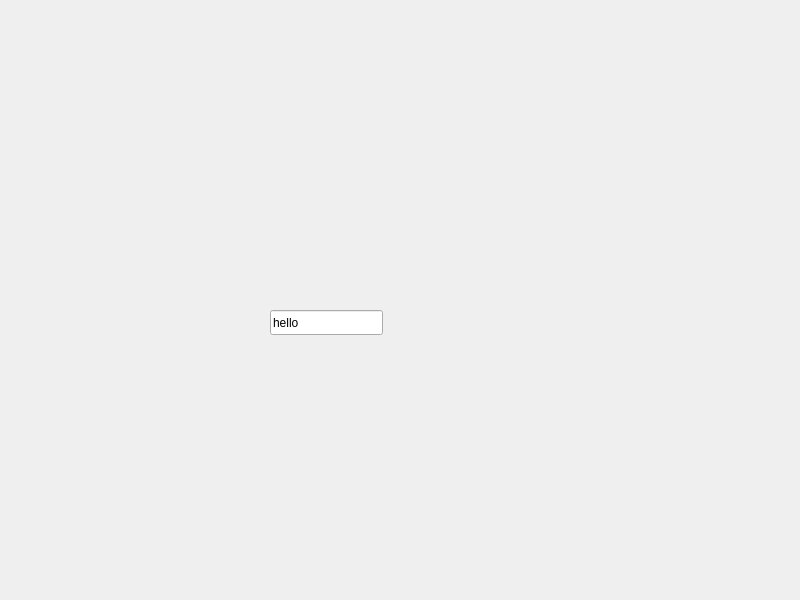
<?xml version="1.0" encoding="UTF-8"?>
<ui version="4.0">
 <class>Widget</class>
 <widget class="QWidget" name="Widget">
  <property name="geometry">
   <rect>
    <x>0</x>
    <y>0</y>
    <width>800</width>
    <height>600</height>
   </rect>
  </property>
  <property name="windowTitle">
   <string>Widget</string>
  </property>
  <widget class="QLineEdit" name="lineEdit">
   <property name="geometry">
    <rect>
     <x>270</x>
     <y>310</y>
     <width>113</width>
     <height>25</height>
    </rect>
   </property>
   <property name="text">
    <string>hello</string>
   </property>
  </widget>
 </widget>
 <resources/>
 <connections/>
</ui>
